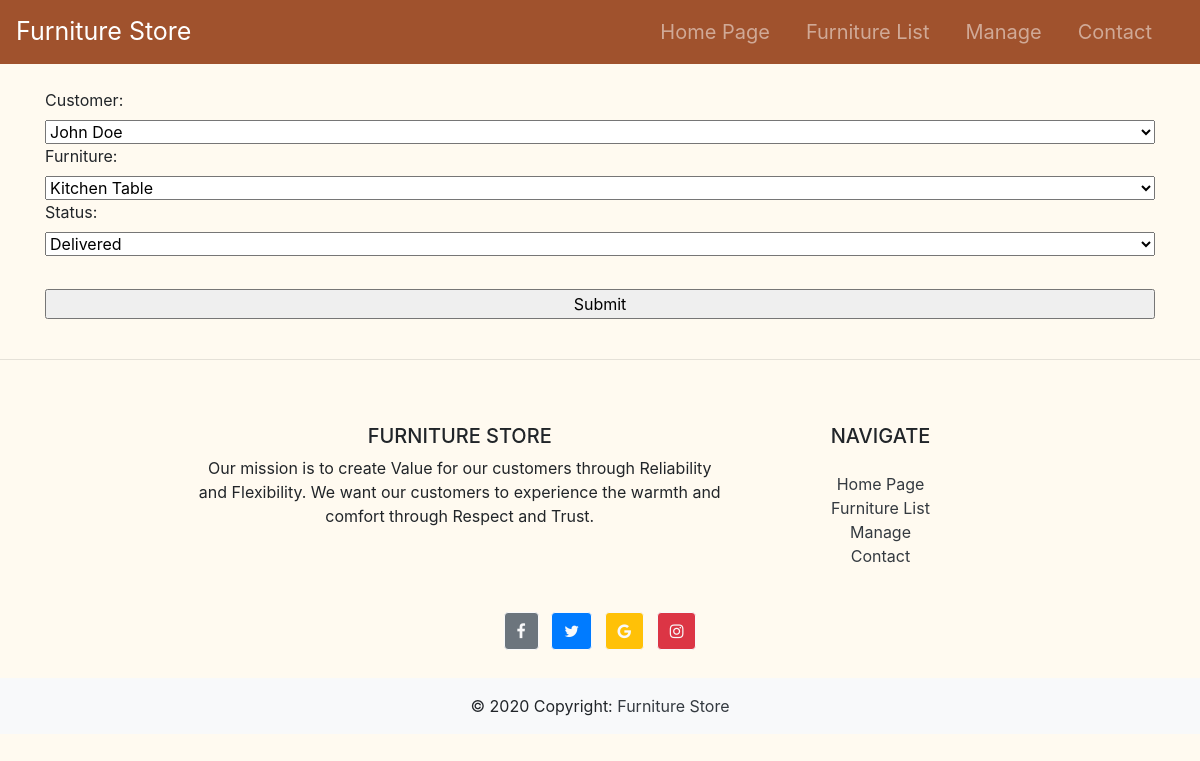
The page /update_order/2/ on the database its author committed.
### store/models.py (models this page shows, shortened)
class Order(models.Model):
    STATUS = (
        ('Pending', 'Pending'),
        ('Delivered', 'Delivered')
    )
    customer = models.ForeignKey(Customer, null=True, on_delete=models.SET_NULL)
    furniture = models.ForeignKey(Furniture, null=True, on_delete=models.SET_NULL)
    soldBy = models.DateTimeField(auto_now_add=True, null=True)
    status = models.CharField(max_length=255, null=True, choices=STATUS)

### store/views.py (the view)
# urls.py: path('update_order/<str:pk>/',views.update_order, name='update_order'),
def update_order(request, pk):
    order = Order.objects.get(id=pk)
    form = OrderForm(instance=order)
    if request.method == 'POST':
        form = OrderForm(request.POST, instance=order)
        if form.is_valid():
            form.save()
            return redirect('/')
    context = {'form':form}
    return render(request,'store/order_form.html', context)

### store/manage.py
class OrderForm(ModelForm):
    class Meta:
        model = Order
        fields = '__all__'

### store/models.py (called while the page is built)
    def __str__(self):
        return self.name

    def __str__(self):
        return self.name

### store/templates/store/order_form.html (shortened to what this page needs)
{% extends 'store/main.html' %}
{% load static %}
{% block content %}
    <br>
    <div class="container">
        <form class="d-flex flex-column" action="" method="POST">
            {{ form }}
            <input type="submit" name="Submit">
        </form>
    </div>
{% endblock %}

### static/css/main.css (style rules this page uses)
body { background-color: floralwhite; }

### rows shown on the page
Order: customer "John Doe", furniture "Kitchen Table", status "Delivered"
